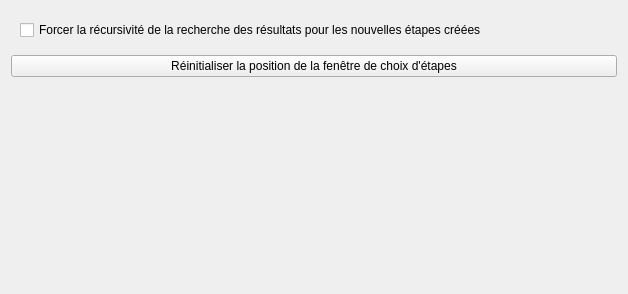
<?xml version="1.0" encoding="UTF-8"?>
<ui version="4.0">
 <class>GStepManagerOptions</class>
 <widget class="QWidget" name="GStepManagerOptions">
  <property name="geometry">
   <rect>
    <x>0</x>
    <y>0</y>
    <width>628</width>
    <height>294</height>
   </rect>
  </property>
  <property name="windowTitle">
   <string>Form</string>
  </property>
  <layout class="QVBoxLayout" name="verticalLayout_4">
   <item>
    <widget class="QWidget" name="widget_2" native="true">
     <layout class="QVBoxLayout" name="verticalLayout">
      <item>
       <layout class="QHBoxLayout" name="horizontalLayout_3">
        <item>
         <widget class="QCheckBox" name="checkBoxForceInResultModelRecursivity">
          <property name="text">
           <string>Forcer la récursivité de la recherche des résultats pour les nouvelles étapes créées</string>
          </property>
         </widget>
        </item>
       </layout>
      </item>
     </layout>
    </widget>
   </item>
   <item>
    <layout class="QHBoxLayout" name="horizontalLayout_4">
     <property name="topMargin">
      <number>0</number>
     </property>
     <item>
      <widget class="QPushButton" name="pushButtonInitStepChooserPosition">
       <property name="text">
        <string>Réinitialiser la position de la fenêtre de choix d'étapes</string>
       </property>
      </widget>
     </item>
    </layout>
   </item>
   <item>
    <spacer name="verticalSpacer">
     <property name="orientation">
      <enum>Qt::Vertical</enum>
     </property>
     <property name="sizeHint" stdset="0">
      <size>
       <width>20</width>
       <height>40</height>
      </size>
     </property>
    </spacer>
   </item>
  </layout>
 </widget>
 <resources/>
 <connections/>
</ui>
